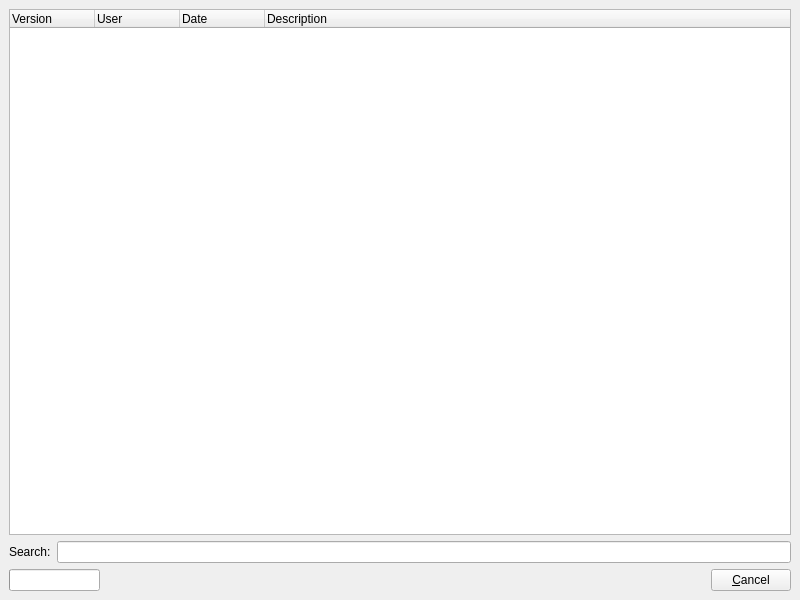
<?xml version="1.0" encoding="UTF-8"?>
<!--
     Okno s moznostou prehliadat a stahovat siete z repozitara.
     Autori:
       Lisik Miroslav <xlisik00@stud.fit.vutbr.cz>
       Pokorny Fridolin <fridex.devel@gmail.com>
-->
<ui version="4.0">
 <class>browseWindow</class>
 <widget class="QMainWindow" name="browseWindow">
  <property name="geometry">
   <rect>
    <x>0</x>
    <y>0</y>
    <width>800</width>
    <height>600</height>
   </rect>
  </property>
  <property name="cursor">
   <cursorShape>ArrowCursor</cursorShape>
  </property>
  <property name="windowTitle">
   <string>Browse Repository</string>
  </property>
  <widget class="QWidget" name="centralwidget">
   <layout class="QVBoxLayout" name="verticalLayout">
    <item>
     <layout class="QHBoxLayout" name="horizontalLayout_3">
      <item>
       <widget class="QTreeWidget" name="projectView">
        <property name="cursor" stdset="0">
         <cursorShape>PointingHandCursor</cursorShape>
        </property>
        <property name="toolTip">
         <string>Double click on selected version to open it in editor.</string>
        </property>
        <property name="animated">
         <bool>true</bool>
        </property>
        <property name="columnCount">
         <number>4</number>
        </property>
        <attribute name="headerCascadingSectionResizes">
         <bool>false</bool>
        </attribute>
        <attribute name="headerDefaultSectionSize">
         <number>85</number>
        </attribute>
        <column>
         <property name="text">
          <string>Version</string>
         </property>
        </column>
        <column>
         <property name="text">
          <string>User</string>
         </property>
        </column>
        <column>
         <property name="text">
          <string>Date</string>
         </property>
        </column>
        <column>
         <property name="text">
          <string>Description</string>
         </property>
        </column>
       </widget>
      </item>
     </layout>
    </item>
    <item>
     <layout class="QHBoxLayout" name="horizontalLayout_2">
      <item>
       <widget class="QLabel" name="label">
        <property name="text">
         <string>Search:</string>
        </property>
       </widget>
      </item>
      <item>
       <widget class="QLineEdit" name="searchEdit">
        <property name="toolTip">
         <string>Enter keyword to to search for in repository or leave blank to view all nets.</string>
        </property>
       </widget>
      </item>
     </layout>
    </item>
    <item>
     <layout class="QHBoxLayout" name="horizontalLayout">
      <item>
       <widget class="QProgressBar" name="progressBar">
        <property name="sizePolicy">
         <sizepolicy hsizetype="Maximum" vsizetype="Fixed">
          <horstretch>0</horstretch>
          <verstretch>0</verstretch>
         </sizepolicy>
        </property>
        <property name="maximumSize">
         <size>
          <width>300</width>
          <height>16777215</height>
         </size>
        </property>
        <property name="maximum">
         <number>100</number>
        </property>
        <property name="value">
         <number>-1</number>
        </property>
        <property name="textVisible">
         <bool>false</bool>
        </property>
        <property name="orientation">
         <enum>Qt::Horizontal</enum>
        </property>
        <property name="format">
         <string notr="true"/>
        </property>
       </widget>
      </item>
      <item>
       <spacer name="horizontalSpacer">
        <property name="orientation">
         <enum>Qt::Horizontal</enum>
        </property>
        <property name="sizeHint" stdset="0">
         <size>
          <width>40</width>
          <height>20</height>
         </size>
        </property>
       </spacer>
      </item>
      <item>
       <widget class="QPushButton" name="closeButton">
        <property name="text">
         <string>&amp;Cancel</string>
        </property>
       </widget>
      </item>
     </layout>
    </item>
   </layout>
  </widget>
 </widget>
 <resources/>
 <connections>
  <connection>
   <sender>closeButton</sender>
   <signal>clicked()</signal>
   <receiver>browseWindow</receiver>
   <slot>close()</slot>
   <hints>
    <hint type="sourcelabel">
     <x>749</x>
     <y>577</y>
    </hint>
    <hint type="destinationlabel">
     <x>399</x>
     <y>299</y>
    </hint>
   </hints>
  </connection>
 </connections>
</ui>
